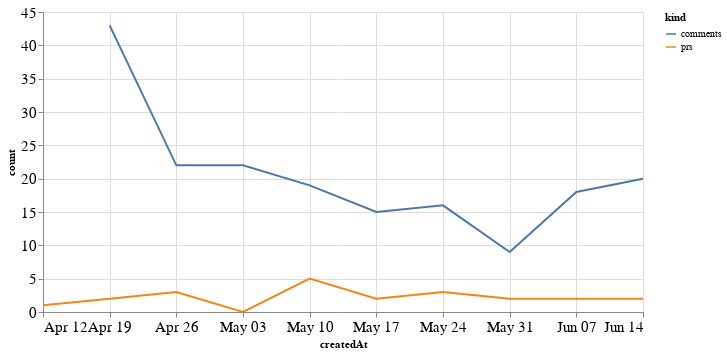

Notebook code for this chart:
### Code cell
alt.Chart(total_time, width=600).mark_line().encode(
    x='createdAt',
    y='count',
    color='kind'
)

### Figure 1 — Vega-Lite specification as saved in the notebook (floating-point values rounded to 4 significant figures)
{"config": {"axisLeft": {"labelFontSize": 15}, "axisBottom": {"labelFontSize": 15}}, "data": {"name": "data-96bdcc7693ccea08e876cf37b69dc669"}, "mark": "line", "encoding": {"color": {"type": "nominal", "field": "kind"}, "x": {"type": "temporal", "field": "createdAt"}, "y": {"type": "quantitative", "field": "count"}}, "width": 600, "$schema": "https://vega.github.io/schema/vega-lite/v4.8.1.json", "datasets": {"data-96bdcc7693ccea08e876cf37b69dc669": [{"createdAt": "2020-04-12T00:00:00", "kind": "prs", "count": 1.0}, {"createdAt": "2020-04-19T00:00:00", "kind": "prs", "count": 2.0}, {"createdAt": "2020-04-26T00:00:00", "kind": "prs", "count": 3.0}, {"createdAt": "2020-05-03T00:00:00", "kind": "prs", "count": 0.0}, {"createdAt": "2020-05-10T00:00:00", "kind": "prs", "count": 5.0}, {"createdAt": "2020-05-17T00:00:00", "kind": "prs", "count": 2.0}, {"createdAt": "2020-05-24T00:00:00", "kind": "prs", "count": 3.0}, {"createdAt": "2020-05-31T00:00:00", "kind": "prs", "count": 2.0}, {"createdAt": "2020-06-07T00:00:00", "kind": "prs", "count": 2.0}, {"createdAt": "2020-06-14T00:00:00", "kind": "prs", "count": 2.0}, {"createdAt": "2020-04-12T00:00:00", "kind": "comments", "count": null}, {"createdAt": "2020-04-19T00:00:00", "kind": "comments", "count": 43.0}, {"createdAt": "2020-04-26T00:00:00", "kind": "comments", "count": 22.0}, {"createdAt": "2020-05-03T00:00:00", "kind": "comments", "count": 22.0}, {"createdAt": "2020-05-10T00:00:00", "kind": "comments", "count": 19.0}, {"createdAt": "2020-05-17T00:00:00", "kind": "comments", "count": 15.0}, {"createdAt": "2020-05-24T00:00:00", "kind": "comments", "count": 16.0}, {"createdAt": "2020-05-31T00:00:00", "kind": "comments", "count": 9.0}, {"createdAt": "2020-06-07T00:00:00", "kind": "comments", "count": 18.0}, {"createdAt": "2020-06-14T00:00:00", "kind": "comments", "count": 20.0}]}}
